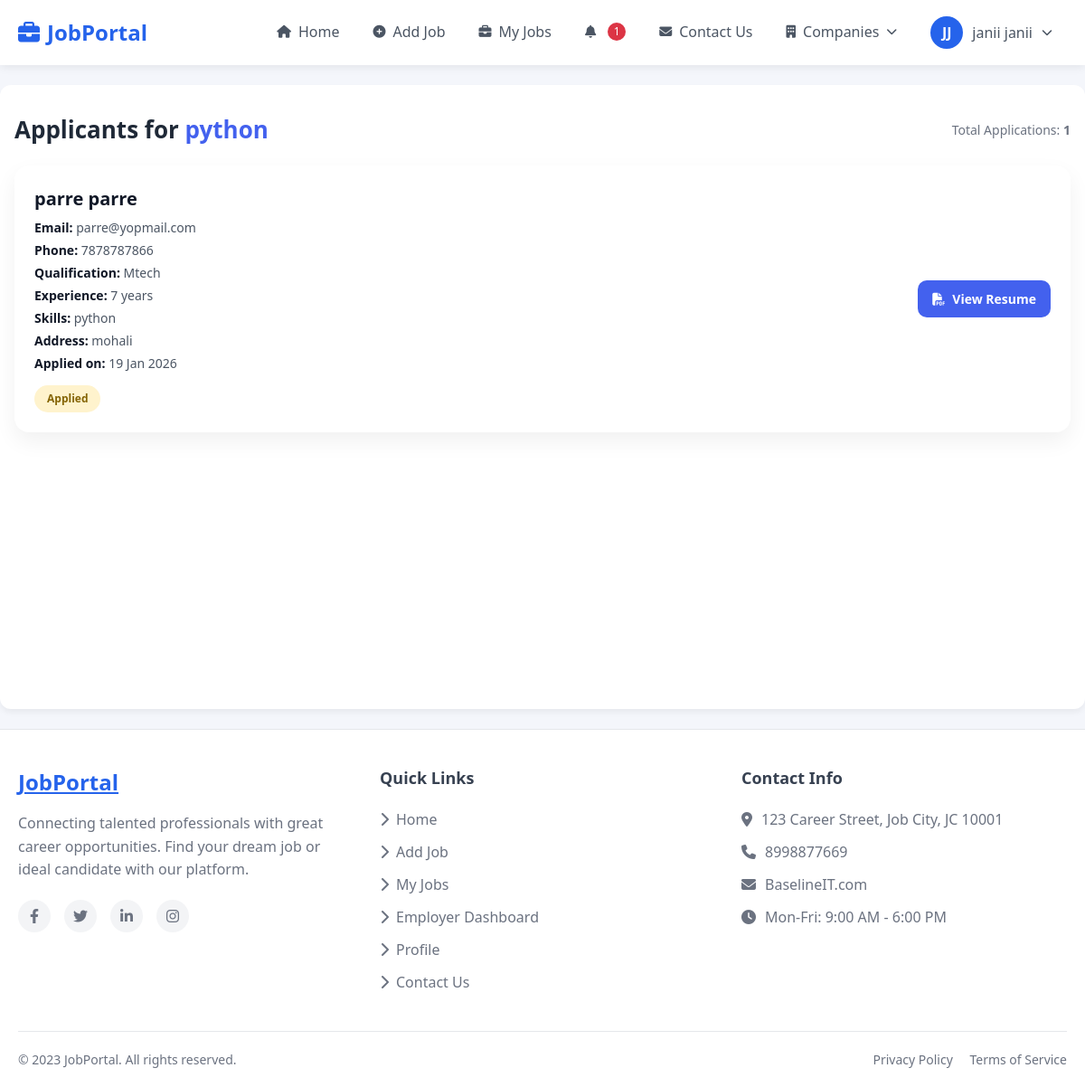
The page /applications/job/49/applicants/ (signed in) on the database its author committed.
### accounts/models.py (models this page shows)
class User(AbstractUser):
    ROLE_CHOICES = (
        ('admin', 'Admin'),
        ('jobseeker', 'Job Seeker'),
        ('employer', 'Employer'),
    )
    email = models.EmailField(unique=True)
    phone = models.CharField(max_length=15)
    role = models.CharField(max_length=20, choices=ROLE_CHOICES)
    is_email_verified = models.BooleanField(default=False)
    otp = models.CharField(max_length=6, blank=True, null=True)
    profile_image = models.ImageField(
        upload_to='profile_images/',
        blank=True,
        null=True
    )
    USERNAME_FIELD = 'email'
    REQUIRED_FIELDS = ['username']

### jobs/models.py (models this page shows)
class Job(models.Model):
    employer = models.ForeignKey(User, on_delete=models.CASCADE)
    title = models.CharField(max_length=100)
    description = models.TextField()
    company = models.CharField(max_length=100)
    location = models.CharField(max_length=100)
    salary = models.CharField(max_length=50)
    job_type = models.CharField(max_length=50)
    created_at = models.DateTimeField(auto_now_add=True)
    is_active = models.BooleanField(default=True)

### applications/models.py (models this page shows, shortened)
class Application(models.Model):
    STATUS_CHOICES = (
        ('APPLIED', 'Applied'),
        ('REVIEWED', 'Reviewed'),
        ('REJECTED', 'Rejected'),
        ('ACCEPTED', 'Accepted'),
    )
    job = models.ForeignKey(Job, on_delete=models.CASCADE)
    job_seeker = models.ForeignKey(User, on_delete=models.CASCADE)
    resume = models.FileField(upload_to='resumes/', null=True, blank=True)
    qualification = models.CharField(max_length=255, blank=True)
    experience = models.PositiveIntegerField(default=0)
    skills = models.TextField(blank=True)
    address = models.TextField(blank=True)
    status = models.CharField(
        max_length=20,
        choices=STATUS_CHOICES,
        default='APPLIED'
    )
    applied_at = models.DateTimeField(auto_now_add=True)
    class Meta:
        unique_together = ('job', 'job_seeker')

### accounts/decorators.py (the view, shortened to what this page needs)
        def wrapper(request, *args, **kwargs):
            auth_header = request.headers.get('Authorization')
            if request.user.is_authenticated:
                if request.user.is_superuser or request.user.is_staff:
                    return view_func(request, *args, **kwargs)
                if allowed_roles and request.user.role not in allowed_roles:
                    return HttpResponseForbidden("You are not authorized")
                return view_func(request, *args, **kwargs)
            if request.headers.get('Accept') == 'application/json':
                return JsonResponse({'error': 'Authentication required'}, status=401)
            return redirect('/accounts/login/')

### templates/applications/applicants.html (shortened to what this page needs)
{% extends "base.html" %}
{% block content %}
<link rel="stylesheet" href="https://cdnjs.cloudflare.com/ajax/libs/font-awesome/6.4.0/css/all.min.css">
<div class="applicants-container">
    <div class="page-header">
        <div class="page-title">
            Applicants for <span class="job-title">
                {% if job_json %}
                    {{ job_json.title }}
                {% else %}
                    {{ job.title }}
                {% endif %}
            </span>
        </div>
        <div class="total-count">
            Total Applications: <strong>
                {% if applications_json %}
                    {{ applications_json|length }}
                {% else %}
                    {{ applications|length }}
                {% endif %}
            </strong>
        </div>
    </div>
    {% if applications_json %}
        {% for app in applications_json %}
            <div class="applicant-card">
                <div class="applicant-info">
                    <h4>{{ app.job_seeker.full_name }}</h4>
                    <p><strong>Email:</strong> {{ app.job_seeker.email }}</p>
                    <p><strong>Phone:</strong> {{ app.job_seeker.phone }}</p>
                    <p><strong>Qualification:</strong> {{ app.qualification }}</p>
                    <p><strong>Experience:</strong> {{ app.experience }} years</p>
                    <p><strong>Skills:</strong> {{ app.skills }}</p>
                    <p><strong>Address:</strong> {{ app.address }}</p>
                    <p><strong>Applied on:</strong> {{ app.applied_at|date:"d M Y" }}</p>
                    <span class="badge
                        {% if app.status == 'APPLIED' %}badge-applied{% endif %}
                        {% if app.status == 'REVIEWED' %}badge-reviewed{% endif %}
                        {% if app.status == 'ACCEPTED' %}badge-accepted{% endif %}
                        {% if app.status == 'REJECTED' %}badge-rejected{% endif %}
                    ">
                        {{ app.status }}
                    </span>
                </div>
                <div class="applicant-actions">
                    {% if app.resume_url %}
                        <a href="{{ app.resume_url }}" target="_blank" class="resume-link">
                            <i class="fas fa-file-pdf"></i> View Resume
                        </a>
                    {% else %}
                        <span class="no-resume">No Resume</span>
                    {% endif %}
                </div>
            </div>
        {% endfor %}
    {% elif applications %}
        {% for app in applications %}
            <div class="applicant-card">
                <div class="applicant-info">
                    <h4>{{ app.job_seeker.first_name }} {{ app.job_seeker.last_name }}</h4>
                    <p><strong>Email:</strong> {{ app.job_seeker.email }}</p>
                    <p><strong>Phone:</strong> {{ app.job_seeker.phone }}</p>
                    <p><strong>Qualification:</strong> {{ app.qualification }}</p>
                    <p><strong>Experience:</strong> {{ app.experience }} years</p>
                    <p><strong>Skills:</strong> {{ app.skills }}</p>
                    <p><strong>Address:</strong> {{ app.address }}</p>
                    <p><strong>Applied on:</strong> {{ app.applied_at|date:"d M Y" }}</p>
                    <span class="badge
                        {% if app.status == 'APPLIED' %}badge-applied{% endif %}
                    ">
                        {{ app.get_status_display }}
                    </span>
                </div>
                <div class="applicant-actions">
                    {% if app.resume %}
                        <a href="{{ app.resume.url }}" target="_blank" class="resume-link">
                            <i class="fas fa-file-pdf"></i> View Resume
                        </a>
                    {% else %}
                        <span class="no-resume">No Resume</span>
                    {% endif %}
                </div>
            </div>
        {% endfor %}
    {% else %}
        <div class="no-applicants">
            <i class="fas fa-users"></i>
            <p>No applicants found for this job.</p>
        </div>
    {% endif %}
</div>
{% endblock %}

### templates/base.html (shortened to what this page needs)
<!DOCTYPE html>
<html lang="en">
<head>
    <link rel="stylesheet" href="https://cdnjs.cloudflare.com/ajax/libs/font-awesome/6.4.0/css/all.min.css">
</head>
<body class="{% if user.is_authenticated and user.is_superuser %}admin-logged-in{% endif %}">
    {% if not user.is_authenticated or not user.is_superuser %}
    <nav class="navbar">
        <div class="nav-container">
            <a href="/" class="logo">
                <i class="fas fa-briefcase logo-icon"></i>
                <span>JobPortal</span>
            </a>
            <ul class="nav-menu" id="navMenu">
                <li class="nav-item">
                    <a href="/" class="nav-link">
                        <i class="fas fa-home"></i>
                        <span>Home</span>
                    </a>
                </li>
                {% if user.is_authenticated %}
                    {% if user.role == 'job_seeker' %}
                    <li class="nav-item">
                        <a href="/applications/status/" class="nav-link">
                            <i class="fas fa-clipboard-check"></i>
                            <span>Applied Jobs</span>
                        </a>
                    </li>
                    <li class="nav-item">
                        <a href="/aboutus/" class="nav-link">
                            <i class="fas fa-info-circle"></i>
                            <span>About Us</span>
                        </a>
                    </li>
                    {% elif user.role == 'employer' %}
                    <li class="nav-item">
                        <a href="/jobs/post/" class="nav-link">
                            <i class="fas fa-plus-circle"></i>
                            <span>Add Job</span>
                        </a>
                    </li>
                    <li class="nav-item">
                        <a href="/jobs/my_jobs/" class="nav-link">
                            <i class="fas fa-briefcase"></i>
                            <span>My Jobs</span>
                        </a>
                    </li>
                    {% endif %}
                    {% if user.role == 'employer' %}
                    <li class="nav-item">
                        <a href="/applications/notifications/" class="nav-link" title="Notifications">
                            <i class="fas fa-bell"></i>
                            {% if notif_count > 0 %}
                            <span class="notification-badge">{{ notif_count }}</span>
                            {% endif %}
                        </a>
                    </li>
                    {% endif %}
                {% endif %}
                {% if user.is_authenticated %}
                <li class="nav-item">
                    <a href="/applications/contactus/" class="nav-link">
                        <i class="fas fa-envelope"></i>
                        <span>Contact Us</span>
                    </a>
                </li>
                {% endif %}
                <li class="nav-item user-dropdown">
                <a href="#" class="nav-link">
                    <i class="fas fa-building"></i>
                    <span>Companies</span>
                    <i class="fas fa-chevron-down" style="font-size:12px;"></i>
                </a>
            </li>
                {% if user.is_authenticated %}
                <li class="nav-item user-dropdown">
                    <div class="user-toggle">
                        <div class="user-avatar">
                            {{ user.first_name|first|upper }}{{ user.last_name|first|upper }}
                        </div>
                        <span>{{ user.first_name }} {{ user.last_name }}</span>
                        <i class="fas fa-chevron-down" style="font-size: 12px;"></i>
                    </div>
                </li>
                {% endif %}
            </ul>
        </div>
    </nav>
    {% endif %}
    <div class="container mt-4">
        {% block content %}{% endblock %}
    </div>
    <footer class="footer">
        <div class="footer-container">
            <div class="footer-content">
                <div class="footer-section">
                    <a href="/" class="footer-logo">JobPortal</a>
                    <p class="footer-about">
                        Connecting talented professionals with great career opportunities.
                        Find your dream job or ideal candidate with our platform.
                    </p>
                    <div class="social-icons">
                        <a href="#" class="social-icon">
                            <i class="fab fa-facebook-f"></i>
                        </a>
                        <a href="#" class="social-icon">
                            <i class="fab fa-twitter"></i>
                        </a>
                        <a href="#" class="social-icon">
                            <i class="fab fa-linkedin-in"></i>
                        </a>
                        <a href="#" class="social-icon">
                            <i class="fab fa-instagram"></i>
                        </a>
                    </div>
                </div>
                <div class="footer-section">
                    <h3 class="footer-heading">Quick Links</h3>
                    <ul class="footer-links">
                        <li><a href="/"><i class="fas fa-chevron-right"></i> Home</a></li>
                        {% if user.is_authenticated %}
                            {% if user.is_superuser %}
                            <li><a href="/admin/dashboard/"><i class="fas fa-chevron-right"></i> Admin Dashboard</a></li>
                            <li><a href="/jobs/list/"><i class="fas fa-chevron-right"></i> Search Jobs</a></li>
                            <li><a href="/applications/status/"><i class="fas fa-chevron-right"></i> Applied Jobs</a></li>
                            <li><a href="/jobs/post/"><i class="fas fa-chevron-right"></i> Add Job</a></li>
                            <li><a href="/jobs/my_jobs/"><i class="fas fa-chevron-right"></i> My Jobs</a></li>
                            <li><a href="/admin/accounts/user/"><i class="fas fa-chevron-right"></i> Manage Users</a></li>
                            {% else %}
                                {% if user.role == 'job_seeker' or not user.role %}
                                <li><a href="/applications/status/"><i class="fas fa-chevron-right"></i> Applied Jobs</a></li>
                                <li><a href="/aboutus/"><i class="fas fa-chevron-right"></i> About Us</a></li>
                                <li><a href="/seeker/dashboard/"><i class="fas fa-chevron-right"></i> Job Seeker Dashboard</a></li>
                                {% elif user.role == 'employer' %}
                                <li><a href="/jobs/post/"><i class="fas fa-chevron-right"></i> Add Job</a></li>
                                <li><a href="/jobs/my_jobs/"><i class="fas fa-chevron-right"></i> My Jobs</a></li>
                                <li><a href="/"><i class="fas fa-chevron-right"></i> Employer Dashboard</a></li>
                                {% endif %}
                            {% endif %}
                            <li><a href="/accounts/profile/"><i class="fas fa-chevron-right"></i> Profile</a></li>
                            <li><a href="/applications/contactus/"><i class="fas fa-chevron-right"></i> Contact Us</a></li>
                        {% endif %}
                    </ul>
                </div>
                <div class="footer-section">
                    <h3 class="footer-heading">Contact Info</h3>
                    <div class="footer-contact">
                        <p><i class="fas fa-map-marker-alt"></i> 123 Career Street, Job City, JC 10001</p>
                        <p><i class="fas fa-phone"></i> 8998877669</p>
                        <p><i class="fas fa-envelope"></i> BaselineIT.com</p>
                        <p><i class="fas fa-clock"></i> Mon-Fri: 9:00 AM - 6:00 PM</p>
                    </div>
                </div>
            </div>
            <div class="footer-bottom">
                <p>&copy; 2023 JobPortal. All rights reserved.</p>
                <div>
                    <a href="#" style="color: #6b7280; margin-right: 15px; text-decoration: none;">Privacy Policy</a>
                    <a href="#" style="color: #6b7280; text-decoration: none;">Terms of Service</a>
                </div>
            </div>
        </div>
    </footer>
</body>
</html>

### rows shown on the page
User: first_name|first "J", last_name|first "J", first_name "janii", last_name "janii"
Job: title "python"
Application: job_seeker.first_name "parre", job_seeker.last_name "parre", job_seeker.email "parre@yopmail.com", job_seeker.phone "7878787866", qualification "Mtech", experience "7", skills "python", address "mohali", applied_at "19 Jan 2026", status "Applied"

### other values the page prints
{{ notif_count }} "1"
{{ applications|length }} "1"
